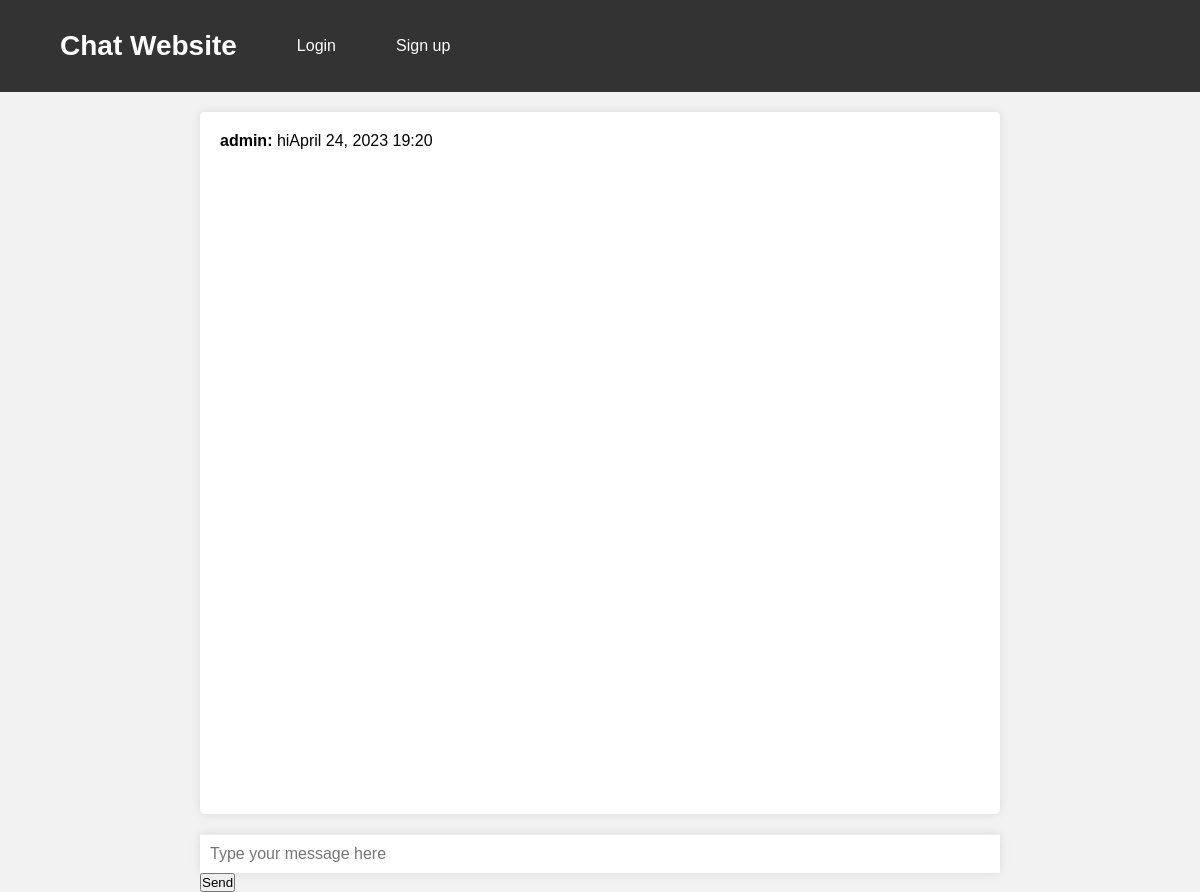
Before: / with the older database file.
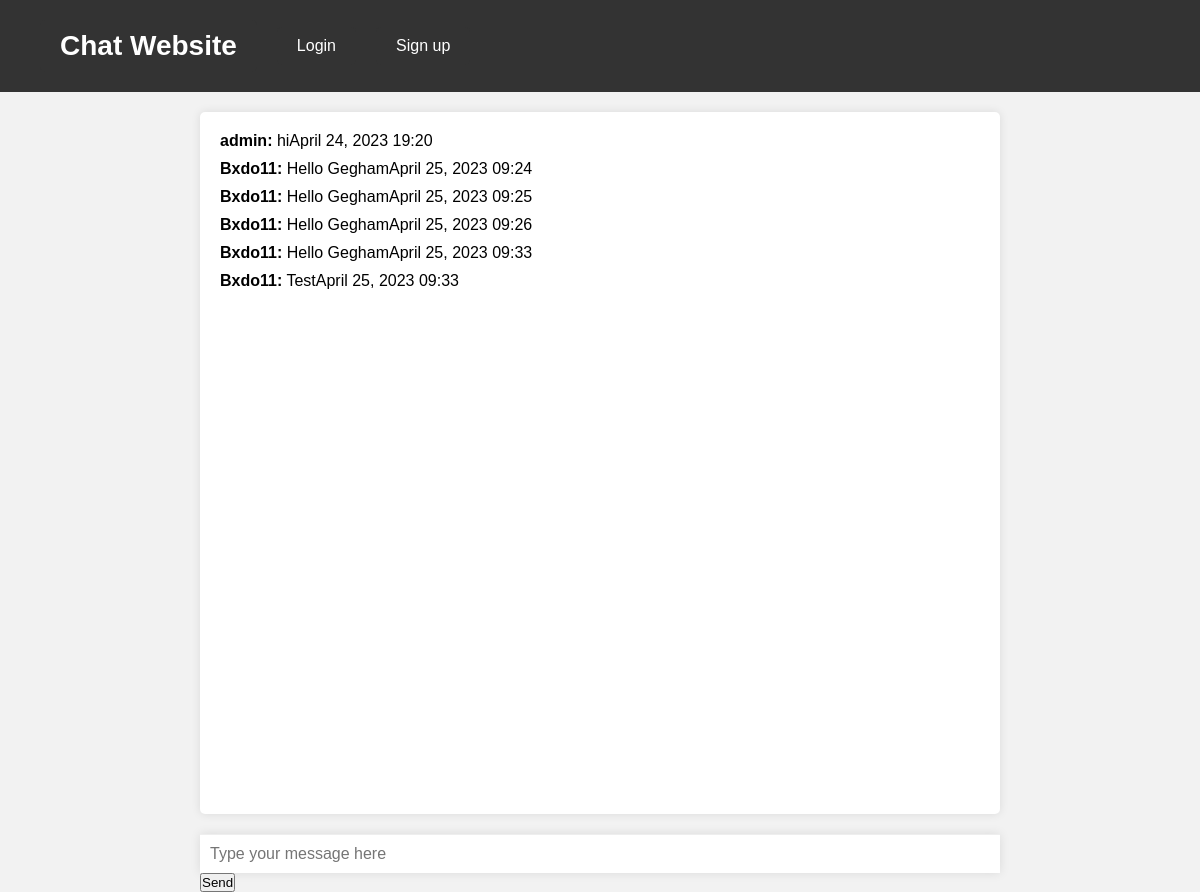
After: the same page with the newer database file.
### main/models.py (models this page shows, shortened)
class Message(models.Model):
    user = models.ForeignKey(User, on_delete=models.CASCADE)
    text = models.TextField('text')
    created = models.DateTimeField('created', auto_now_add=True)

### main/views.py (the view)
# urls.py: 2. Add a URL to urlpatterns:  path('', views.home, name='home')
def home(request):
	if request.method == 'POST':
		form = MessageForm(request.POST)
		if form.is_valid():
			Message.objects.create(**form.cleaned_data)
	form = MessageForm()
	texts = Message.objects.all()
	return render(request, 'main/home.html', context={
		'form': form,
		'texts': texts
	})

### main/forms.py
class MessageForm(forms.ModelForm):
	class Meta:
		model = Message
		fields = ['user', 'text']

### main/templates/main/home.html (shortened to what this page needs)
{% extends 'main/base.html' %}
{% block content %}
    <div class="container">
        <div class="chatbox">
            {% for i in texts %}
            <div class="message">
                <p><strong>{{ i.user }}:</strong> {{ i.text }}</p>
                <p class="timestamp">{{ i.created|date:"F j, Y H:i" }}</p>
            </div>
            {% endfor %}
        </div>
        <form method="post">
            <input type="text" name="text" placeholder="Type your message here">
            <button type="submit" name="user" value="{{ request.user.id }}">Send</button>
        </form>
    </div>
{% endblock %}

### main/templates/main/base.html (shortened to what this page needs)
<!DOCTYPE html>
<html lang="en">
  <head>
  </head>
  <header>
    <div class="auth-buttons">
      <a href="{% url 'home' %}"><h1>Chat Website</h1></a>
        {% if user.is_authenticated %}
            <a href="{% url 'logout' %}">{{ user }} - Logout</a>
        {% else %}
            <a href="{% url 'login' %}">Login</a>
            <a href="{% url 'register' %}">Sign up</a>
        {% endif %}
    </div>
  </header>
  <body>
      {% block content %}{% endblock %}
  </body>

### main/templates/main/base.html (style rules this page uses)
* { box-sizing: border-box; margin: 0; padding: 0; }
body { font-family: Arial, sans-serif; background-color: #f2f2f2; }
.container { max-width: 800px; margin: 0 auto; display: flex; flex-direction: column; height: 100vh; }
header { background-color: #333; color: #fff; padding: 20px; display: flex; align-items: center; justify-content: space-between; }
h1 { font-size: 28px; }
.chatbox { background-color: #fff; border-radius: 5px; overflow: hidden; flex: 1; padding: 20px; margin-top: 20px; box-shadow: 0px 0px 10px rgba(0, 0, 0, 0.1); }
.message { margin-bottom: 10px; display: flex; }
input[type="text"] { width: 100%; border: none; padding: 10px; border-top: 1px solid #eee; box-shadow: 0px 0px 10px rgba(0, 0, 0, 0.1); font-size: 16px; margin-top: 20px; }
.auth-buttons { display: flex; align-items: center; }
.auth-buttons a { display: inline-block; background-color: #333; color: #fff; border-radius: 5px; padding: 10px 20px; margin-left: 20px; text-decoration: none; }

Changed rows visible on the page:
added Message: user "Bxdo11", text "Hello Gegham", created "April 25, 2023 09:24"
added Message: user "Bxdo11", text "Hello Gegham", created "April 25, 2023 09:25"
added Message: user "Bxdo11", text "Hello Gegham", created "April 25, 2023 09:26"
added Message: user "Bxdo11", text "Hello Gegham", created "April 25, 2023 09:33"
added Message: user "Bxdo11", text "Test", created "April 25, 2023 09:33"
